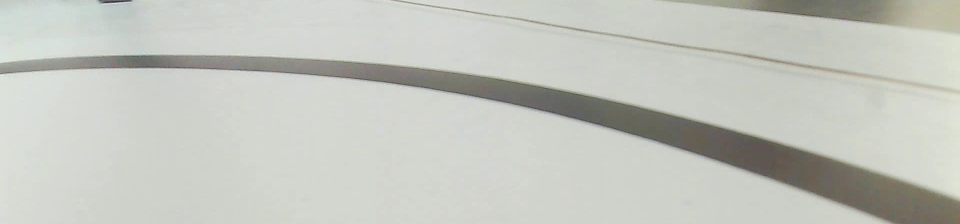
#> input picture imported_package_20260425/数据/xy_022_499_0482e34f-32f7-11f0-944c-f43bd8ce20fb.jpg, 1920 x 448 px (shown at 1/2 size)
$ python -i finish_detection.py   (imports and definitions only)
#> lines starting #> are read from the running program, lines starting #| are printed output that depends on the picture
#> further down, picture is the input picture: shape (448, 1920, 3); mean B, G, R 190.8, 198, 195.8
#!/usr/bin/env python3
from dataclasses import dataclass

try:
    import cv2
    import numpy as np
except ImportError:
    cv2 = None
    np = None


@dataclass(frozen=True)
class CheckerboardConfig:
    roi_top_ratio: float = 0.45
    roi_bottom_ratio: float = 0.95
    roi_left_ratio: float = 0.12
    roi_right_ratio: float = 0.88
    grid_cols: int = 10
    grid_rows: int = 6
    min_contrast: float = 55.0
    min_white_ratio: float = 0.25
    max_white_ratio: float = 0.75
    min_transition_ratio: float = 0.58
    min_strong_cells: int = 18


def clamp_ratio(value, default):
    try:
        value = float(value)
    except (TypeError, ValueError):
        return default
    return min(max(value, 0.0), 1.0)


def detect_checkerboard_finish(image_bgr, config=None):
    """Return (detected, metrics) for a black/white checkerboard finish marker."""
    if config is None:
        config = CheckerboardConfig()

    if cv2 is None or np is None:
        return False, {"reason": "opencv_unavailable"}
    if image_bgr is None or image_bgr.size == 0:
        return False, {"reason": "empty_image"}

    height, width = image_bgr.shape[:2]
#> height = 448; width = 1920
    top = int(height * clamp_ratio(config.roi_top_ratio, 0.45))
#> top = 201
    bottom = int(height * clamp_ratio(config.roi_bottom_ratio, 0.95))
#> bottom = 425
    left = int(width * clamp_ratio(config.roi_left_ratio, 0.12))
#> left = 230
    right = int(width * clamp_ratio(config.roi_right_ratio, 0.88))
#> right = 1689

    if bottom <= top or right <= left:
        return False, {"reason": "invalid_roi"}

    roi = image_bgr[top:bottom, left:right]
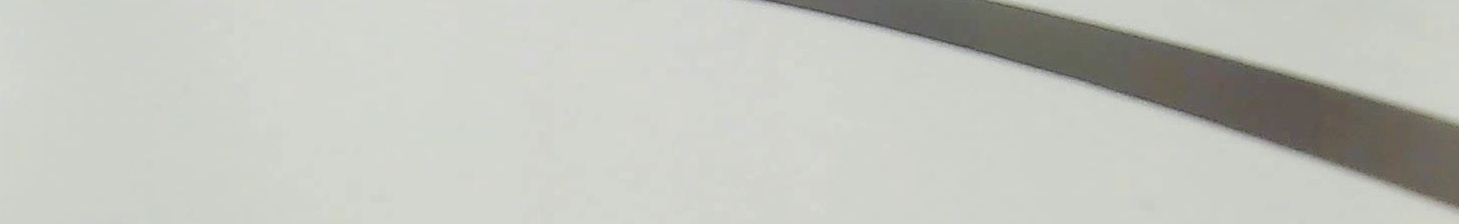
#> roi: shape (224, 1459, 3); mean B, G, R 189.7, 196.5, 194.7
    if roi.size == 0:
        return False, {"reason": "empty_roi"}

    gray = cv2.cvtColor(roi, cv2.COLOR_BGR2GRAY)
    gray = cv2.GaussianBlur(gray, (5, 5), 0)
    resized = cv2.resize(gray, (config.grid_cols * 12, config.grid_rows * 12))
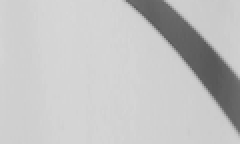
#> resized: shape (72, 120) (shown 2 times larger); min 86, max 215, mean 195

    cell_means = np.zeros((config.grid_rows, config.grid_cols), dtype=np.float32)
    cell_h = resized.shape[0] // config.grid_rows
#> cell_h = 12
    cell_w = resized.shape[1] // config.grid_cols
#> cell_w = 12
    for row in range(config.grid_rows):
        for col in range(config.grid_cols):
            cell = resized[
                row * cell_h:(row + 1) * cell_h,
                col * cell_w:(col + 1) * cell_w,
            ]
            cell_means[row, col] = float(np.mean(cell))

    dark_level = float(np.percentile(cell_means, 20))
#> dark_level = 187.1
    light_level = float(np.percentile(cell_means, 80))
#> light_level = 211.6
    contrast = light_level - dark_level
#> contrast = 24.49
    threshold = (dark_level + light_level) * 0.5
#> threshold = 199.3
    white_cells = cell_means >= threshold
    white_ratio = float(np.mean(white_cells))
#> white_ratio = 0.783

    strong_dark = cell_means <= dark_level + max(contrast * 0.25, 8.0)
    strong_light = cell_means >= light_level - max(contrast * 0.25, 8.0)
    strong_cells = int(np.count_nonzero(strong_dark | strong_light))
#> strong_cells = 57

    horizontal_changes = white_cells[:, 1:] != white_cells[:, :-1]
    vertical_changes = white_cells[1:, :] != white_cells[:-1, :]
    transition_count = int(np.count_nonzero(horizontal_changes) + np.count_nonzero(vertical_changes))
#> transition_count = 14
    transition_total = int(horizontal_changes.size + vertical_changes.size)
#> transition_total = 104
    transition_ratio = transition_count / max(transition_total, 1)
#> transition_ratio = 0.135

    detected = (
        contrast >= config.min_contrast
        and config.min_white_ratio <= white_ratio <= config.max_white_ratio
        and transition_ratio >= config.min_transition_ratio
        and strong_cells >= config.min_strong_cells
    )
#> detected = False

    return detected, {
        "contrast": contrast,
        "white_ratio": white_ratio,
        "transition_ratio": transition_ratio,
        "transition_count": transition_count,
        "strong_cells": strong_cells,
        "roi": [left, top, right, bottom],
    }


def decode_compressed_image(data):
    if cv2 is None or np is None:
        return None
    image_array = np.frombuffer(data, dtype=np.uint8)
    if image_array.size == 0:
        return None
    return cv2.imdecode(image_array, cv2.IMREAD_COLOR)

>>> import cv2
>>> picture = cv2.imread('../../imported_package_20260425/数据/xy_022_499_0482e34f-32f7-11f0-944c-f43bd8ce20fb.jpg')
>>> result = detect_checkerboard_finish(picture)

$ run again, on imported_package_20260425/数据/xy_041_426_b5f30c4f-19f3-11f1-98ca-acf23cd8a5be.jpg
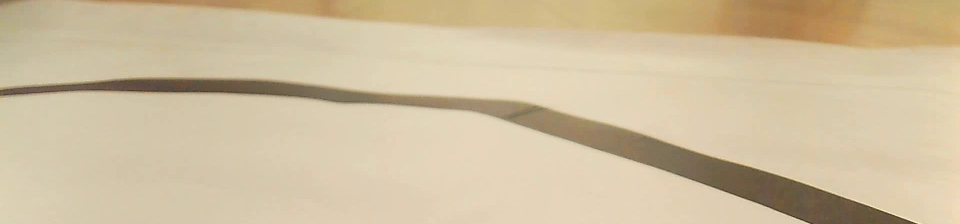
#> input picture imported_package_20260425/数据/xy_041_426_b5f30c4f-19f3-11f1-98ca-acf23cd8a5be.jpg, 1920 x 448 px (shown at 1/2 size)
#> picture is the input picture: shape (448, 1920, 3); mean B, G, R 159.4, 190.5, 207.1
#> in detect_checkerboard_finish, `gray = cv2.cvtColor(roi, cv2.COLOR_BGR2GRAY)`:
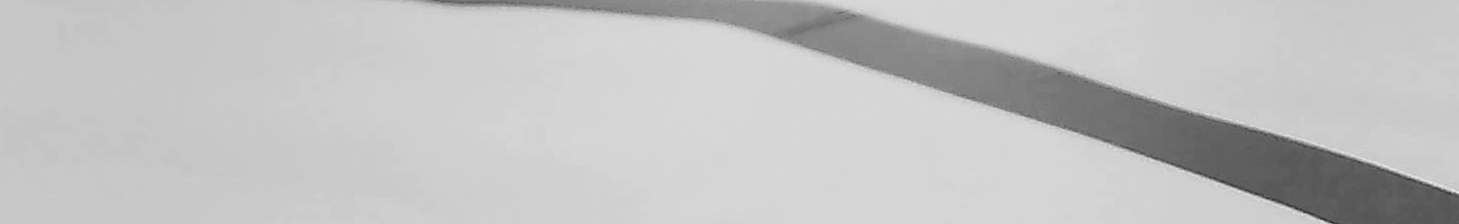
#> gray: shape (224, 1459); min 43, max 241, mean 194.2
#> in detect_checkerboard_finish, `resized = cv2.resize(gray, (config.grid_cols * 12, config.grid_rows * ..`:
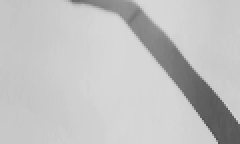
#> resized: shape (72, 120) (shown 2 times larger); min 78, max 216, mean 194.2
#> dark_level = 189.6
#> light_level = 211.2
#> contrast = 21.62
#> threshold = 200.4
#> white_ratio = 0.617
#> strong_cells = 43
#> transition_count = 28
#> transition_ratio = 0.269
#> detected = False

$ run again, on imported_package_20260425/数据/xy_050_446_bcb9cc70-19f3-11f1-a2cf-acf23cd8a5be.jpg
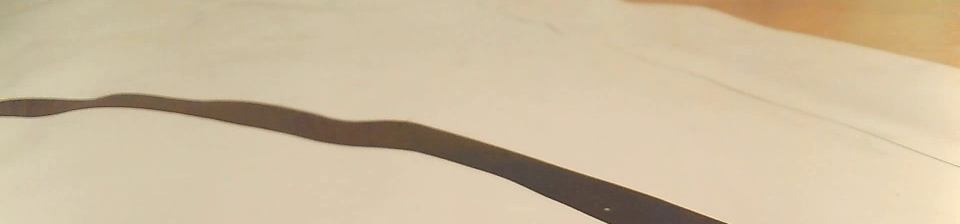
#> input picture imported_package_20260425/数据/xy_050_446_bcb9cc70-19f3-11f1-a2cf-acf23cd8a5be.jpg, 1920 x 448 px (shown at 1/2 size)
#> picture is the input picture: shape (448, 1920, 3); mean B, G, R 159.3, 188.1, 205.1
#> in detect_checkerboard_finish, `gray = cv2.cvtColor(roi, cv2.COLOR_BGR2GRAY)`:
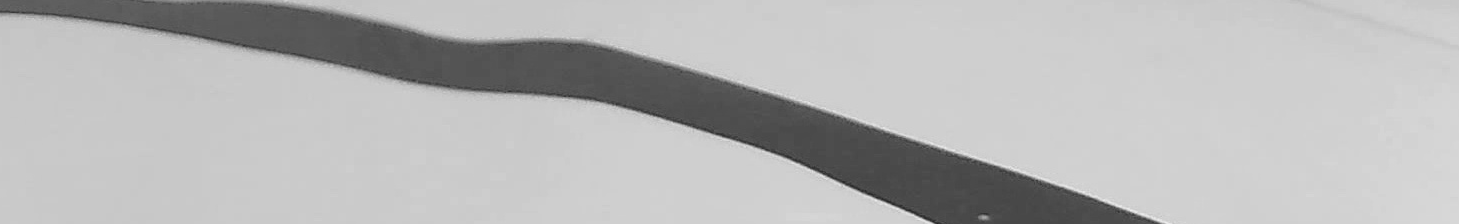
#> gray: shape (224, 1459); min 35, max 238, mean 183.6
#> in detect_checkerboard_finish, `resized = cv2.resize(gray, (config.grid_cols * 12, config.grid_rows * ..`:
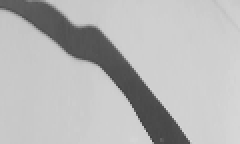
#> resized: shape (72, 120) (shown 2 times larger); min 62, max 217, mean 183.5
#> dark_level = 155.6
#> light_level = 206.9
#> contrast = 51.37
#> threshold = 181.3
#> white_ratio = 0.733
#> strong_cells = 55
#> transition_count = 22
#> transition_ratio = 0.212
#> detected = False

$ run again, on imported_package_20260425/数据/xy_051_452_c05ba1d3-19f3-11f1-ab35-acf23cd8a5be.jpg
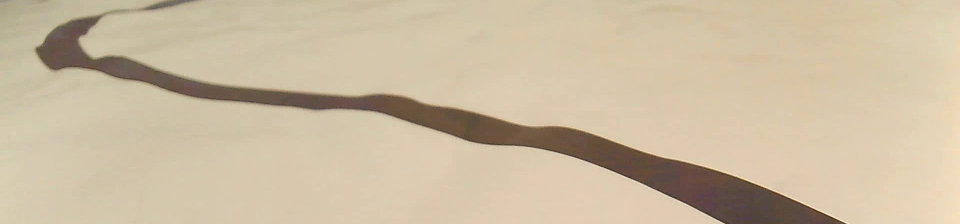
#> input picture imported_package_20260425/数据/xy_051_452_c05ba1d3-19f3-11f1-ab35-acf23cd8a5be.jpg, 1920 x 448 px (shown at 1/2 size)
#> picture is the input picture: shape (448, 1920, 3); mean B, G, R 161.5, 187.7, 203.4
#> in detect_checkerboard_finish, `gray = cv2.cvtColor(roi, cv2.COLOR_BGR2GRAY)`:
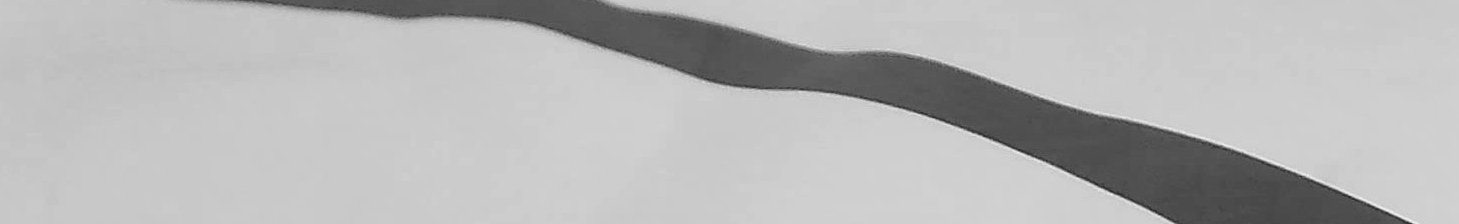
#> gray: shape (224, 1459); min 37, max 243, mean 183
#> in detect_checkerboard_finish, `resized = cv2.resize(gray, (config.grid_cols * 12, config.grid_rows * ..`:
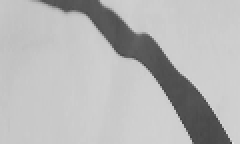
#> resized: shape (72, 120) (shown 2 times larger); min 64, max 224, mean 183
#> dark_level = 157.2
#> light_level = 204
#> contrast = 46.85
#> threshold = 180.6
#> white_ratio = 0.75
#> strong_cells = 55
#> transition_count = 21
#> transition_ratio = 0.202
#> detected = False
